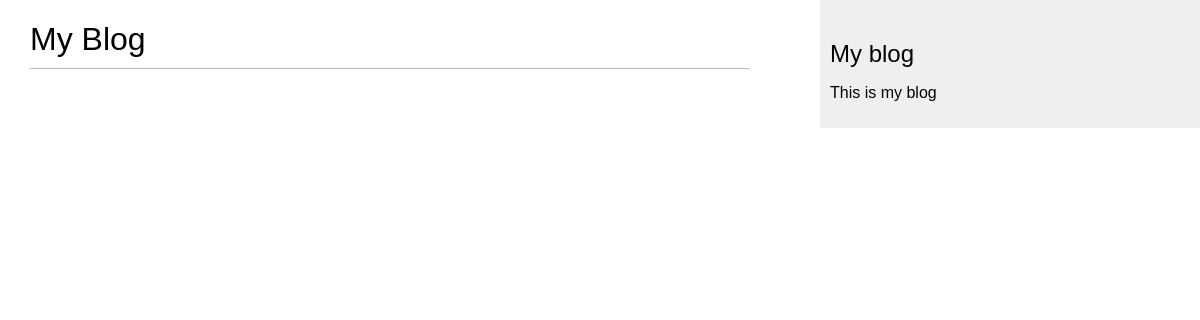
The page /blog/ on the database as committed earlier.
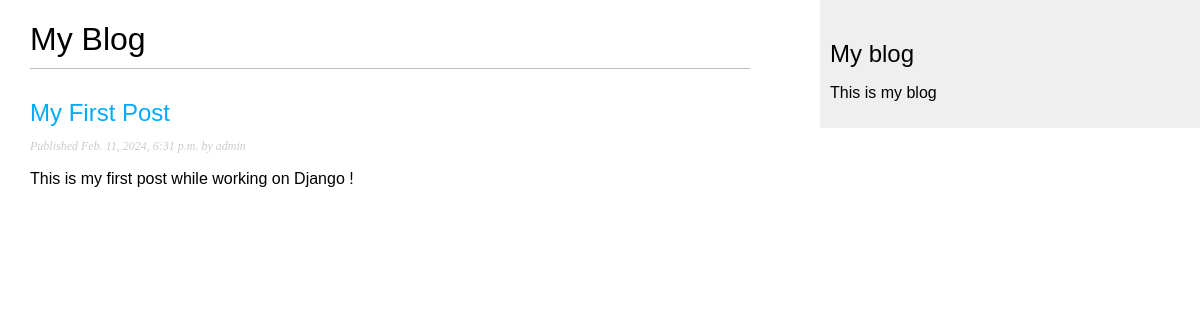
The same page on the database as committed later.
### blog/models.py (models this page shows, shortened)
class Post(models.Model):
    class Status(models.TextChoices):
        DRAFT = 'DF', 'Draft'
        PUBLISHED = 'PB', 'Published'
    title = models.CharField(max_length=250)
    slug = models.SlugField(max_length=250)
    author = models.ForeignKey(User,
                               on_delete=models.CASCADE,
                               related_name='blog_posts')
    body = models.TextField()
    publish = models.DateTimeField(default=timezone.now)
    created = models.DateTimeField(auto_now_add=True)
    updated = models.DateTimeField(auto_now=True)
    status = models.CharField(max_length=2,
                              choices=Status.choices,
                              default=Status.DRAFT)
    objects = models.Manager()
    published = PublishedManager()
    class Meta:
        ordering = ['-publish']
        indexes = [
            models.Index(fields=['-publish']),
        ]
    def get_absolute_url(self):
        return reverse('blog:post_detail', args=[self.id])

### blog/views.py (the view)
# urls.py: path('', views.post_list, name='post_list'),
def post_list(request):
    posts = Post.published.all()
    return render(request, 'blog/post/list.html',{'posts':posts})

### blog/models.py (called while the page is built)
    def get_queryset(self):
        return super().get_queryset().filter(status=Post.Status.PUBLISHED)

### blog/templates/blog/post/list.html (shortened to what this page needs)
{% extends "blog/base.html" %}
{% block content %}
    <h1>My Blog</h1>
    {% for post in posts %}
        <h2>
            <a href="{{post.get_absolute_url}}">
                {{ post.title}}
            </a>
        </h2>
        <p class="date">
            Published {{ post.publish }} by {{ post.author }}
        </p>
        {{ post.body|truncatewords:30|linebreaks }}
    {% endfor %}
{% endblock %}

### blog/templates/blog/base.html (shortened to what this page needs)
{% load static %}
<!DOCTYPE html>
<html>
    <head>
        <link rel="stylesheet" href="{% static "css/blog.css" %}" >
    </head>
    <body>
        <div id="content">
            {% block content %}
            {% endblock %}
        </div>
        <div id="sidebar">
            <h2>My blog</h2>
            <p>This is my blog</p>
        </div>
    </body>
</html>

### blog/static/css/blog.css (style rules this page uses)
body { margin:0; padding:0; font-family:helvetica, sans-serif; }
a { color:#00abff; text-decoration:none; }
h1 { font-weight:normal; border-bottom:1px solid #bbb; padding:0 0 10px 0; }
h2 { font-weight:normal; margin:30px 0 0; }
#content { float:left; width:60%; padding:0 0 0 30px; }
#sidebar { float:right; width:30%; padding:10px; background:#efefef; height:100%; }
p.date { color:#ccc; font-family: georgia, serif; font-size: 12px; font-style: italic; }

Rows that differ between the two databases and show on the page:
added Post: title "My First Post", publish "Feb. 11, 2024, 6:31 p.m.", author "admin", body "This is my first post while working on Django !"
